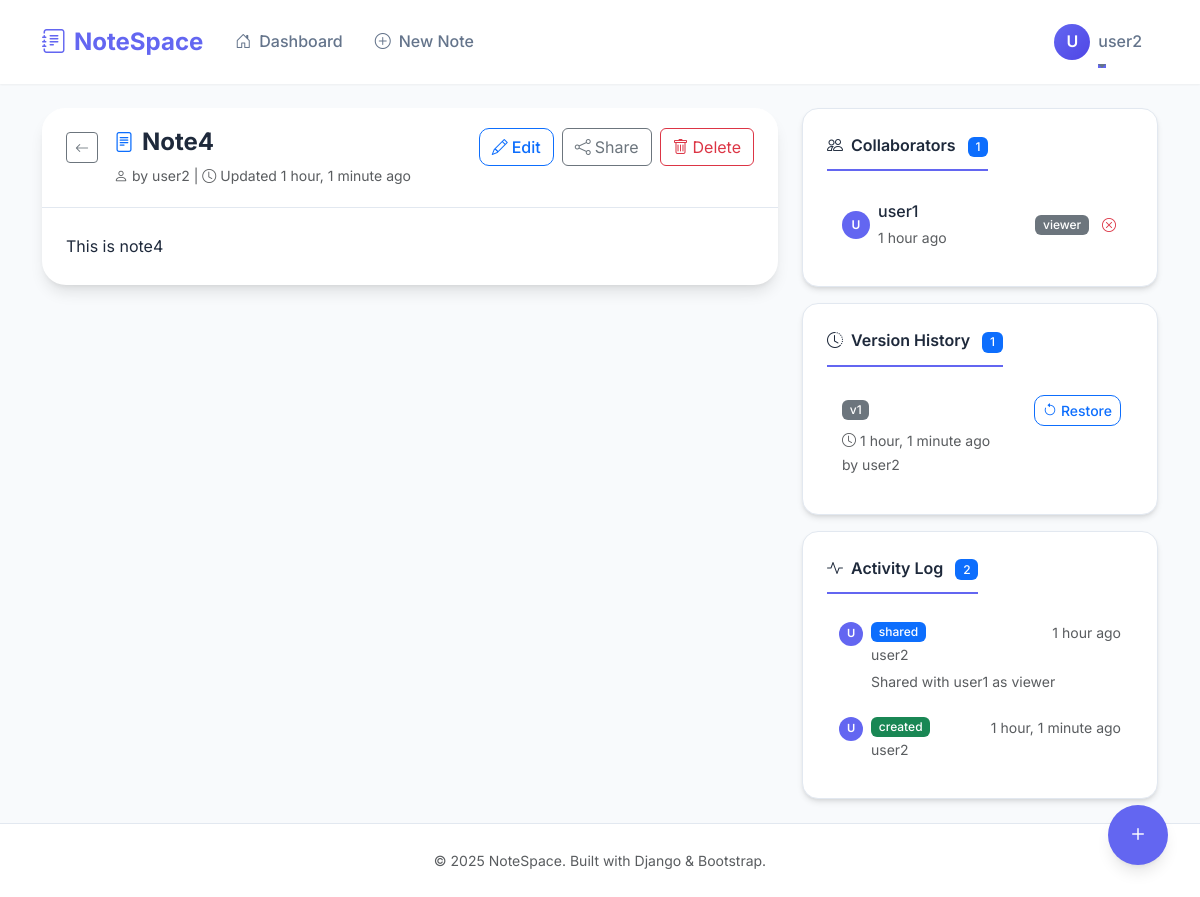
Screenshot of /notes/6/ (signed in) with the database file from the repository.
### core/models.py (models this page shows, shortened)
class Note(models.Model):
    title = models.CharField(max_length=255)
    content = models.TextField(blank=True, default='')
    owner = models.ForeignKey(User, on_delete=models.CASCADE, related_name='notes')
    created_at = models.DateTimeField(auto_now_add=True)
    updated_at = models.DateTimeField(auto_now=True)
    class Meta:
        ordering = ['-updated_at']

class SharedAccess(models.Model):
    ROLE_CHOICES = [
        ('viewer', 'Viewer'),
        ('editor', 'Editor'),
    ]
    note = models.ForeignKey(Note, on_delete=models.CASCADE, related_name='shared_access')
    user = models.ForeignKey(User, on_delete=models.CASCADE, related_name='shared_notes')
    role = models.CharField(max_length=10, choices=ROLE_CHOICES, default='viewer')
    created_at = models.DateTimeField(auto_now_add=True)
    class Meta:
        unique_together = ['note', 'user']
        ordering = ['-created_at']

class NoteVersion(models.Model):
    note = models.ForeignKey(Note, on_delete=models.CASCADE, related_name='versions')
    title = models.CharField(max_length=255)
    content = models.TextField(blank=True, default='')
    created_by = models.ForeignKey(User, on_delete=models.SET_NULL, null=True)
    created_at = models.DateTimeField(auto_now_add=True)
    version_number = models.PositiveIntegerField(default=1)
    class Meta:
        ordering = ['-version_number']

class ActivityLog(models.Model):
    ACTION_CHOICES = [
        ('created', 'Created'),
        ('updated', 'Updated'),
        ('deleted', 'Deleted'),
        ('shared', 'Shared'),
        ('unshared', 'Unshared'),
        ('restored', 'Restored'),
    ]
    note = models.ForeignKey(Note, on_delete=models.CASCADE, related_name='activities')
    user = models.ForeignKey(User, on_delete=models.SET_NULL, null=True)
    action = models.CharField(max_length=20, choices=ACTION_CHOICES)
    details = models.TextField(blank=True, default='')
    created_at = models.DateTimeField(auto_now_add=True)
    class Meta:
        ordering = ['-created_at']

### core/views.py (the view)
# urls.py: path('notes/<int:pk>/', views.note_detail, name='note_detail'),
@login_required
def note_detail(request, pk):
    note = get_object_or_404(Note, pk=pk)
    is_owner = note.owner == request.user
    shared_access = SharedAccess.objects.filter(note=note, user=request.user).first()
    if not is_owner and not shared_access:
        messages.error(request, 'You do not have access to this note.')
        return redirect('dashboard')
    can_edit = is_owner or (shared_access and shared_access.role == 'editor')
    collaborators = SharedAccess.objects.filter(note=note).select_related('user')
    versions = NoteVersion.objects.filter(note=note).order_by('-version_number')[:10]
    activities = ActivityLog.objects.filter(note=note).order_by('-created_at')[:10]
    context = {
        'note': note,
        'is_owner': is_owner,
        'can_edit': can_edit,
        'collaborators': collaborators,
        'versions': versions,
        'activities': activities,
    }
    return render(request, 'core/note_detail.html', context)

### core/templates/core/note_detail.html (shortened to what this page needs)
{% extends 'core/base.html' %}
{% block content %}
<div class="row">
    <div class="col-lg-8">
        <div class="note-detail-card mb-4">
            <div class="card-header bg-white">
                <div class="d-flex flex-wrap justify-content-between align-items-start gap-3">
                    <div class="d-flex align-items-start gap-3">
                        <a href="{% url 'dashboard' %}" class="btn btn-outline-secondary btn-sm mt-1" title="Back to Dashboard">
                            <i class="bi bi-arrow-left"></i>
                        </a>
                        <div>
                            <h4 class="mb-2 fw-bold d-flex align-items-center gap-2">
                                <i class="bi bi-file-text text-primary" style="font-size: 1.25rem;"></i>
                                {{ note.title }}
                            </h4>
                            <small class="text-muted d-block">
                                <i class="bi bi-person me-1"></i>by {{ note.owner.username }} |
                                <i class="bi bi-clock me-1"></i>Updated {{ note.updated_at|timesince }} ago
                            </small>
                        </div>
                    </div>
                    <div class="d-flex gap-2">
                        {% if can_edit %}
                        <a href="{% url 'note_edit' note.pk %}" class="btn btn-outline-primary">
                            <i class="bi bi-pencil me-1"></i>Edit
                        </a>
                        {% endif %}
                        {% if is_owner %}
                        <a href="{% url 'note_share' note.pk %}" class="btn btn-outline-secondary">
                            <i class="bi bi-share me-1"></i>Share
                        </a>
                        <a href="{% url 'note_delete' note.pk %}" class="btn btn-outline-danger">
                            <i class="bi bi-trash me-1"></i>Delete
                        </a>
                        {% endif %}
                    </div>
                </div>
            </div>
            <div class="card-body p-4">
                <div class="note-content">{{ note.content }}</div>
            </div>
        </div>
    </div>
    <div class="col-lg-4">
        <div class="sidebar mb-3">
            <h6>
                <i class="bi bi-people me-2"></i>Collaborators
                <span class="badge bg-primary ms-2">{{ collaborators.count }}</span>
            </h6>
            {% if collaborators %}
            <ul class="list-unstyled mb-0">
                {% for access in collaborators %}
                <li class="version-item d-flex justify-content-between align-items-center">
                    <div class="d-flex align-items-center gap-2">
                        <div class="collaborator-avatar" style="width: 28px; height: 28px; font-size: 0.75rem;">
                            {{ access.user.username|slice:":1"|upper }}
                        </div>
                        <div>
                            <div class="fw-medium">{{ access.user.username }}</div>
                            <small class="text-muted">{{ access.created_at|timesince }} ago</small>
                        </div>
                    </div>
                    <div class="d-flex align-items-center gap-2">
                        <span class="badge bg-{% if access.role == 'editor' %}success{% else %}secondary{% endif %}">
                            {{ access.role }}
                        </span>
                        {% if is_owner %}
                        <a href="{% url 'note_unshare' note.pk access.user.pk %}" class="btn btn-sm btn-link text-danger p-1" title="Remove">
                            <i class="bi bi-x-circle"></i>
                        </a>
                        {% endif %}
                    </div>
                </li>
                {% endfor %}
            </ul>
            {% endif %}
        </div>
        <div class="sidebar mb-3">
            <h6>
                <i class="bi bi-clock-history me-2"></i>Version History
                <span class="badge bg-primary ms-2">{{ versions.count }}</span>
            </h6>
            {% if versions %}
            <ul class="list-unstyled mb-0">
                {% for version in versions %}
                <li class="version-item">
                    <div class="d-flex justify-content-between align-items-center mb-1">
                        <span class="badge bg-secondary">v{{ version.version_number }}</span>
                        {% if can_edit %}
                        <a href="{% url 'note_restore_version' note.pk version.pk %}" class="btn btn-sm btn-outline-primary py-1 px-2">
                            <i class="bi bi-arrow-counterclockwise me-1"></i>Restore
                        </a>
                        {% endif %}
                    </div>
                    <small class="text-muted d-block">
                        <i class="bi bi-clock me-1"></i>{{ version.created_at|timesince }} ago
                    </small>
                    {% if version.created_by %}
                    <small class="text-muted">
                        by {{ version.created_by.username }}
                    </small>
                    {% endif %}
                </li>
                {% endfor %}
            </ul>
            {% else %}
            <div class="text-center py-3">
                <i class="bi bi-clock-history text-muted display-6 mb-2 d-block"></i>
                <p class="text-muted mb-0 small">No versions yet</p>
            </div>
            {% endif %}
        </div>
        <div class="sidebar">
            <h6>
                <i class="bi bi-activity me-2"></i>Activity Log
                <span class="badge bg-primary ms-2">{{ activities.count }}</span>
            </h6>
            {% if activities %}
            <ul class="list-unstyled mb-0">
                {% for activity in activities %}
                <li class="activity-item">
                    <div class="d-flex align-items-start gap-2">
                        <div class="collaborator-avatar" style="width: 24px; height: 24px; font-size: 0.7rem; flex-shrink: 0;">
                            {{ activity.user.username|slice:":1"|upper }}
                        </div>
                        <div class="flex-grow-1">
                            <div class="d-flex justify-content-between align-items-start">
                                <span class="badge bg-{% if activity.action == 'created' %}success{% elif activity.action == 'deleted' %}danger{% elif activity.action == 'updated' %}info{% elif activity.action == 'shared' %}primary{% elif activity.action == 'restored' %}warning{% else %}secondary{% endif %}">
                                    {{ activity.action }}
                                </span>
                                <small class="text-muted">{{ activity.created_at|timesince }} ago</small>
                            </div>
                            {% if activity.user %}
                            <small class="text-muted d-block">{{ activity.user.username }}</small>
                            {% endif %}
                            {% if activity.details %}
                            <small class="text-muted mt-1 d-block">{{ activity.details }}</small>
                            {% endif %}
                        </div>
                    </div>
                </li>
                {% endfor %}
            </ul>
            {% else %}
            <div class="text-center py-3">
                <i class="bi bi-activity text-muted display-6 mb-2 d-block"></i>
                <p class="text-muted mb-0 small">No activity yet</p>
            </div>
            {% endif %}
        </div>
    </div>
</div>
{% endblock %}

### core/templates/core/base.html (shortened to what this page needs)
<!DOCTYPE html>
<html lang="en">
<head>
    <link href="https://cdn.jsdelivr.net/npm/bootstrap@5.3.2/dist/css/bootstrap.min.css" rel="stylesheet">
    <link href="https://cdn.jsdelivr.net/npm/bootstrap-icons@1.11.1/font/bootstrap-icons.css" rel="stylesheet">
</head>
<body>
    <nav class="navbar navbar-expand-lg navbar-light sticky-top">
        <div class="container">
            <a class="navbar-brand" href="{% url 'dashboard' %}">
                <i class="bi bi-journal-text me-2"></i>NoteSpace
            </a>
            <div class="collapse navbar-collapse" id="navbarNav">
                {% if user.is_authenticated %}
                <ul class="navbar-nav me-auto">
                    <li class="nav-item">
                        <a class="nav-link" href="{% url 'dashboard' %}">
                            <i class="bi bi-house-door me-2"></i>Dashboard
                        </a>
                    </li>
                    <li class="nav-item">
                        <a class="nav-link" href="{% url 'note_create' %}">
                            <i class="bi bi-plus-circle me-2"></i>New Note
                        </a>
                    </li>
                </ul>
                <ul class="navbar-nav align-items-center">
                    <li class="nav-item dropdown">
                        <a class="nav-link dropdown-toggle d-flex align-items-center gap-2" href="#" id="userDropdown" role="button" data-bs-toggle="dropdown">
                            <div class="user-avatar">
                                {{ user.username|slice:":1"|upper }}
                            </div>
                            <span class="d-none d-md-inline">{{ user.username }}</span>
                        </a>
                    </li>
                </ul>
                {% endif %}
            </div>
        </div>
    </nav>
    <main class="py-4 page-content">
        <div class="container">
            {% block content %}{% endblock %}
        </div>
    </main>
    {% if user.is_authenticated %}
    <a href="{% url 'note_create' %}" class="fab" title="Create New Note">
        <i class="bi bi-plus"></i>
    </a>
    {% endif %}
    <footer class="py-4 mt-auto">
        <div class="container text-center text-muted">
            <small>&copy; 2025 NoteSpace. Built with Django & Bootstrap.</small>
        </div>
    </footer>
</body>
</html>

### rows the page displays
Note: title "Note4", owner.username "user2", updated_at "1 hour, 1 minute", content "This is note4"
SharedAccess: user.username "U", user.username "user1", created_at "1 hour", role "viewer"
NoteVersion: version_number "1", created_at "1 hour, 1 minute", created_by.username "user2"
ActivityLog: user.username "U", action "shared", created_at "1 hour", user.username "user2", details "Shared with user1 as viewer"
ActivityLog: user.username "U", action "created", created_at "1 hour, 1 minute", user.username "user2"

### other values shown
{{ user.username|slice:":1"|upper }} "U"
{{ user.username }} "user2"
{{ collaborators.count }} "1"
{{ versions.count }} "1"
{{ activities.count }} "2"
